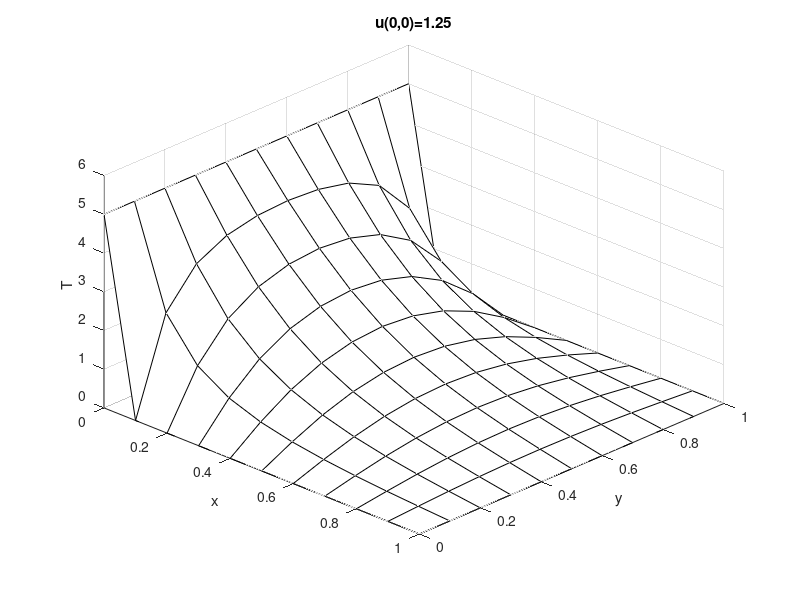

Recreate this plot in MATLAB.
% by martin king, 31 Aug 2008
%------------------------------
% solves 2D Laplace Equation by Jacobi iteration.
% 0=u_xx+u_yy in domain [0,1]x[0,1]
% bc's: one side u=5, 3 sides u=0. 
% ic: u=0.

clear all; close all;
format long;

xmin=0.; xmax=1.0; ymin=0.; ymax=1.0;  % defining domain
dx=0.1; dy=0.1;  % grid spacing
x=[xmin:dx:xmax]; y=[ymin:dy:ymax];  % defining mesh
[X,Y]=meshgrid(x,y);
[nx,ny]=size(X);  % setting number of grid points

Thot=5.0; Tcold=0.;  % boundary values
wallhot=find(X==xmin);  % grid point indices for hot wall
wallcold=find(X==xmax|Y==ymin|Y==ymax);  % grid point indices for cold wall

u=zeros(nx,ny);
u(wallcold)=Tcold; u(wallhot)=Thot;  %boundary conditions
update=u;

err=1;  %so that 1st iteration must run
while err>=0.5e-10
update=del2(u)+u;
%the above line does the same job as these nested loops:
%for ix=2:nx-1
%    for iy=2:ny-1
%     update(iy,ix)=0.25*(u(iy,ix+1)+u(iy,ix-1)+u(iy-1,ix)+u(iy+1,ix));
%    end
%end
err=norm(update(2:end-1,2:end-1)-u(2:end-1,2:end-1));  %calculating aprox error
u(2:end-1,2:end-1)=update(2:end-1,2:end-1);  %updating internal points
end

% 
%plotting
        mesh(X,Y,u), axis([xmin xmax ymin ymax 0 6]), view(44,38);
        xlabel x, ylabel y, zlabel T
        colormap(1e-6*[1 1 1]); 
        xmid=ceil(nx/2);ymid=ceil(ny/2);
        title(['u(0,0)=',num2str(u(xmid,ymid))]);
        umid=u(xmid,ymid)
%

        
    
    
    
    








